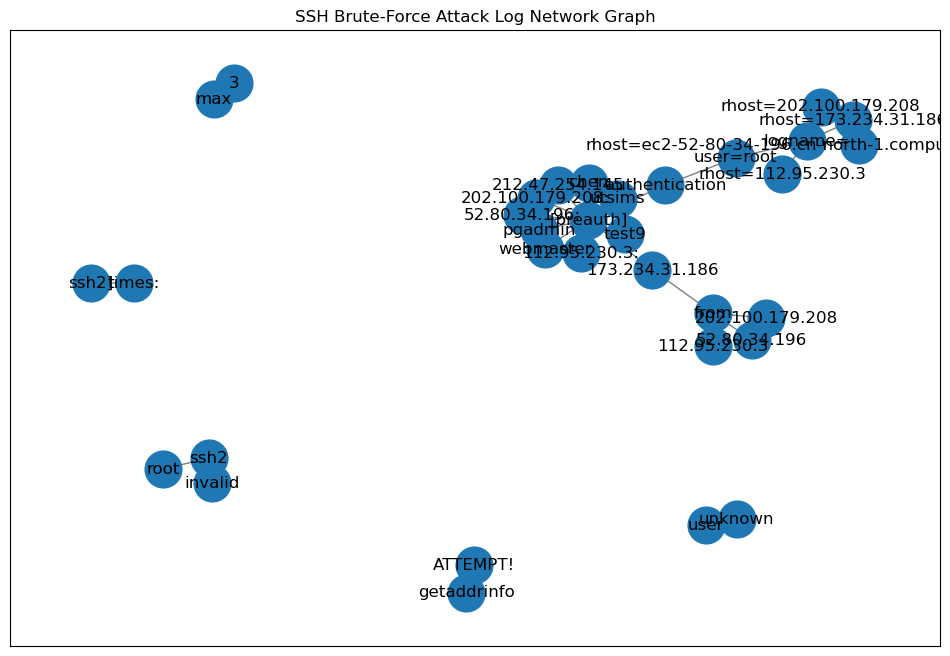

This chart was generated by the following Python code:
import csv
import networkx as nx
import matplotlib.pyplot as plt
import numpy as np

# Function to read CSV data
def read_csv(filepath):
    data = []
    with open(filepath, 'r', newline='') as f:
        reader = csv.DictReader(f)
        for row in reader:
            data.append(row)
    return data

# Function to preprocess logs and create a graph
def preprocess_logs_and_build_graph(data):
    G = nx.Graph()
    for entry in data:
        ip = entry['Content'].split(' ')[-1]  # Extracting IP from Content field
        username = entry['Content'].split(' ')[3]  # Extracting username from Content field
        # Add nodes for IPs and usernames
        G.add_node(ip)
        G.add_node(username)
        # Create edges based on username and IP
        G.add_edge(ip, username)
    return G

# Function to visualize the graph
def visualize_graph(G):
    pos = nx.spring_layout(G)  # Positions for all nodes
    
    plt.figure(figsize=(12, 8))
    
    # Draw all nodes
    nx.draw_networkx_nodes(G, pos, node_size=700)
    
    # Draw edges
    nx.draw_networkx_edges(G, pos, width=1.0, alpha=0.5)
    
    # Draw node labels
    nx.draw_networkx_labels(G, pos, font_size=12)
    
    plt.title("SSH Brute-Force Attack Log Network Graph")
    plt.show()

# Main execution
if __name__ == '__main__':
    csv_filepath = 'OpenSSH_2k.log_structured(1).csv'  # Replace with your actual CSV file path
    data = read_csv(csv_filepath)
    if data:
        G = preprocess_logs_and_build_graph(data)
        
        # Visualize the graph
        visualize_graph(G)
